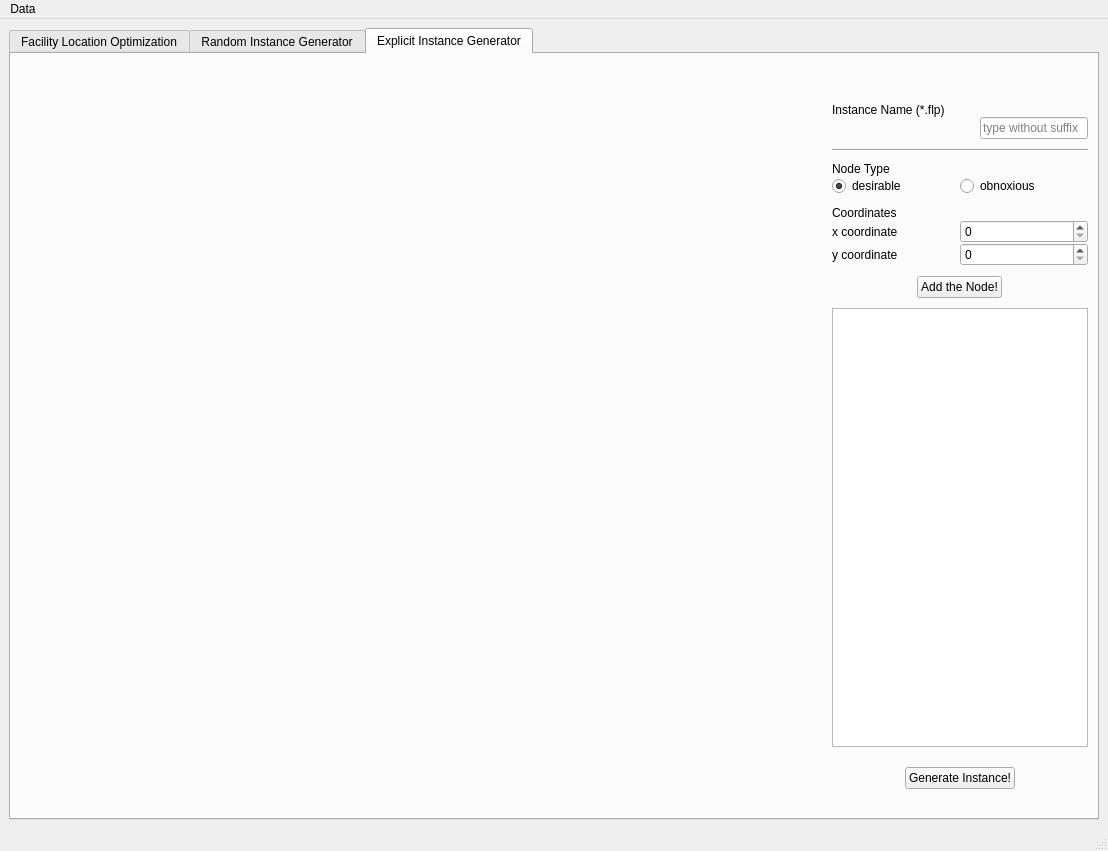
<?xml version="1.0" encoding="UTF-8"?>
<ui version="4.0">
 <class>MainWindow</class>
 <widget class="QMainWindow" name="MainWindow">
  <property name="geometry">
   <rect>
    <x>0</x>
    <y>0</y>
    <width>1108</width>
    <height>851</height>
   </rect>
  </property>
  <property name="baseSize">
   <size>
    <width>0</width>
    <height>0</height>
   </size>
  </property>
  <property name="windowTitle">
   <string>Facility Location Optimization</string>
  </property>
  <widget class="QWidget" name="centralwidget">
   <layout class="QVBoxLayout" name="verticalLayout_2">
    <item>
     <widget class="QTabWidget" name="tabWidget">
      <property name="enabled">
       <bool>true</bool>
      </property>
      <property name="sizePolicy">
       <sizepolicy hsizetype="Preferred" vsizetype="Preferred">
        <horstretch>0</horstretch>
        <verstretch>0</verstretch>
       </sizepolicy>
      </property>
      <property name="minimumSize">
       <size>
        <width>200</width>
        <height>200</height>
       </size>
      </property>
      <property name="maximumSize">
       <size>
        <width>16777215</width>
        <height>16777215</height>
       </size>
      </property>
      <property name="locale">
       <locale language="English" country="UnitedKingdom"/>
      </property>
      <property name="currentIndex">
       <number>2</number>
      </property>
      <widget class="QWidget" name="fl_opti_tab">
       <attribute name="title">
        <string>Facility Location Optimization</string>
       </attribute>
       <layout class="QHBoxLayout" name="horizontalLayout_3">
        <item>
         <layout class="QHBoxLayout" name="horizontalLayout_2" stretch="0,0">
          <item>
           <widget class="QLabel" name="png_label">
            <property name="sizePolicy">
             <sizepolicy hsizetype="Expanding" vsizetype="Expanding">
              <horstretch>0</horstretch>
              <verstretch>0</verstretch>
             </sizepolicy>
            </property>
            <property name="text">
             <string/>
            </property>
           </widget>
          </item>
          <item>
           <layout class="QVBoxLayout" name="verticalLayout_4">
            <property name="sizeConstraint">
             <enum>QLayout::SetFixedSize</enum>
            </property>
            <item>
             <layout class="QVBoxLayout" name="verticalLayout_3">
              <property name="spacing">
               <number>0</number>
              </property>
              <property name="sizeConstraint">
               <enum>QLayout::SetNoConstraint</enum>
              </property>
              <property name="rightMargin">
               <number>0</number>
              </property>
              <item>
               <widget class="QLabel" name="label_5">
                <property name="text">
                 <string>Instance</string>
                </property>
               </widget>
              </item>
              <item alignment="Qt::AlignRight">
               <widget class="QComboBox" name="inst_comboBox">
                <property name="sizePolicy">
                 <sizepolicy hsizetype="Fixed" vsizetype="Fixed">
                  <horstretch>0</horstretch>
                  <verstretch>0</verstretch>
                 </sizepolicy>
                </property>
               </widget>
              </item>
              <item>
               <spacer name="verticalSpacer_7">
                <property name="orientation">
                 <enum>Qt::Vertical</enum>
                </property>
                <property name="sizeType">
                 <enum>QSizePolicy::Fixed</enum>
                </property>
                <property name="sizeHint" stdset="0">
                 <size>
                  <width>20</width>
                  <height>20</height>
                 </size>
                </property>
               </spacer>
              </item>
              <item alignment="Qt::AlignHCenter">
               <widget class="QPushButton" name="show_pb">
                <property name="minimumSize">
                 <size>
                  <width>0</width>
                  <height>0</height>
                 </size>
                </property>
                <property name="text">
                 <string>Show!</string>
                </property>
               </widget>
              </item>
              <item>
               <spacer name="verticalSpacer_2">
                <property name="orientation">
                 <enum>Qt::Vertical</enum>
                </property>
                <property name="sizeType">
                 <enum>QSizePolicy::Fixed</enum>
                </property>
                <property name="sizeHint" stdset="0">
                 <size>
                  <width>10</width>
                  <height>40</height>
                 </size>
                </property>
               </spacer>
              </item>
              <item>
               <widget class="Line" name="line">
                <property name="orientation">
                 <enum>Qt::Horizontal</enum>
                </property>
               </widget>
              </item>
              <item>
               <spacer name="verticalSpacer_3">
                <property name="orientation">
                 <enum>Qt::Vertical</enum>
                </property>
                <property name="sizeType">
                 <enum>QSizePolicy::Fixed</enum>
                </property>
                <property name="sizeHint" stdset="0">
                 <size>
                  <width>10</width>
                  <height>40</height>
                 </size>
                </property>
               </spacer>
              </item>
              <item>
               <widget class="QLabel" name="label_4">
                <property name="text">
                 <string>Desirable Goal</string>
                </property>
               </widget>
              </item>
              <item alignment="Qt::AlignRight">
               <widget class="QComboBox" name="desir_goal_comboBox">
                <property name="sizePolicy">
                 <sizepolicy hsizetype="Maximum" vsizetype="Fixed">
                  <horstretch>0</horstretch>
                  <verstretch>0</verstretch>
                 </sizepolicy>
                </property>
               </widget>
              </item>
              <item>
               <widget class="QLabel" name="label_2">
                <property name="text">
                 <string>Obnoxious Goal</string>
                </property>
               </widget>
              </item>
              <item alignment="Qt::AlignRight">
               <widget class="QComboBox" name="obnox_goal_comboBox">
                <property name="sizePolicy">
                 <sizepolicy hsizetype="Fixed" vsizetype="Fixed">
                  <horstretch>0</horstretch>
                  <verstretch>0</verstretch>
                 </sizepolicy>
                </property>
               </widget>
              </item>
              <item>
               <widget class="QLabel" name="label">
                <property name="text">
                 <string>Facility Number</string>
                </property>
               </widget>
              </item>
              <item alignment="Qt::AlignRight">
               <widget class="QSpinBox" name="facility_number_spinBox">
                <property name="sizePolicy">
                 <sizepolicy hsizetype="Fixed" vsizetype="Fixed">
                  <horstretch>0</horstretch>
                  <verstretch>0</verstretch>
                 </sizepolicy>
                </property>
                <property name="minimum">
                 <number>1</number>
                </property>
               </widget>
              </item>
              <item>
               <widget class="QLabel" name="label_12">
                <property name="text">
                 <string>Approximation Level</string>
                </property>
               </widget>
              </item>
              <item alignment="Qt::AlignRight">
               <widget class="QSpinBox" name="approximation_number_spinBox"/>
              </item>
              <item>
               <widget class="QLabel" name="label_3">
                <property name="text">
                 <string>Options</string>
                </property>
               </widget>
              </item>
              <item alignment="Qt::AlignRight">
               <widget class="QComboBox" name="options_comboBox">
                <property name="sizePolicy">
                 <sizepolicy hsizetype="Fixed" vsizetype="Fixed">
                  <horstretch>0</horstretch>
                  <verstretch>0</verstretch>
                 </sizepolicy>
                </property>
               </widget>
              </item>
              <item>
               <spacer name="verticalSpacer_8">
                <property name="orientation">
                 <enum>Qt::Vertical</enum>
                </property>
                <property name="sizeType">
                 <enum>QSizePolicy::Fixed</enum>
                </property>
                <property name="sizeHint" stdset="0">
                 <size>
                  <width>20</width>
                  <height>20</height>
                 </size>
                </property>
               </spacer>
              </item>
              <item alignment="Qt::AlignHCenter">
               <widget class="QPushButton" name="solve_pb">
                <property name="sizePolicy">
                 <sizepolicy hsizetype="Fixed" vsizetype="Fixed">
                  <horstretch>0</horstretch>
                  <verstretch>0</verstretch>
                 </sizepolicy>
                </property>
                <property name="text">
                 <string>Solve!</string>
                </property>
               </widget>
              </item>
              <item>
               <spacer name="verticalSpacer">
                <property name="orientation">
                 <enum>Qt::Vertical</enum>
                </property>
                <property name="sizeHint" stdset="0">
                 <size>
                  <width>20</width>
                  <height>40</height>
                 </size>
                </property>
               </spacer>
              </item>
             </layout>
            </item>
           </layout>
          </item>
         </layout>
        </item>
       </layout>
      </widget>
      <widget class="QWidget" name="inst_gen_tab">
       <attribute name="title">
        <string>Random Instance Generator</string>
       </attribute>
       <layout class="QHBoxLayout" name="horizontalLayout_5">
        <item>
         <layout class="QHBoxLayout" name="horizontalLayout_4" stretch="0,0">
          <item>
           <widget class="QLabel" name="gen_png_label">
            <property name="sizePolicy">
             <sizepolicy hsizetype="Expanding" vsizetype="Expanding">
              <horstretch>0</horstretch>
              <verstretch>0</verstretch>
             </sizepolicy>
            </property>
            <property name="text">
             <string/>
            </property>
           </widget>
          </item>
          <item>
           <layout class="QVBoxLayout" name="verticalLayout_5">
            <property name="sizeConstraint">
             <enum>QLayout::SetFixedSize</enum>
            </property>
            <item>
             <layout class="QVBoxLayout" name="verticalLayout_6">
              <property name="spacing">
               <number>0</number>
              </property>
              <property name="sizeConstraint">
               <enum>QLayout::SetNoConstraint</enum>
              </property>
              <property name="rightMargin">
               <number>0</number>
              </property>
              <item>
               <widget class="QLabel" name="label_6">
                <property name="text">
                 <string>Instance Name (*.flp)</string>
                </property>
               </widget>
              </item>
              <item>
               <widget class="QLineEdit" name="inst_name_lineEdit">
                <property name="sizePolicy">
                 <sizepolicy hsizetype="Fixed" vsizetype="Fixed">
                  <horstretch>0</horstretch>
                  <verstretch>0</verstretch>
                 </sizepolicy>
                </property>
                <property name="placeholderText">
                 <string>type without suffix</string>
                </property>
               </widget>
              </item>
              <item>
               <widget class="QLabel" name="label_7">
                <property name="text">
                 <string>Desirable Number</string>
                </property>
               </widget>
              </item>
              <item alignment="Qt::AlignRight">
               <widget class="QSpinBox" name="desir_number_spinBox"/>
              </item>
              <item>
               <widget class="QLabel" name="label_8">
                <property name="text">
                 <string>Obnoxious Number</string>
                </property>
               </widget>
              </item>
              <item alignment="Qt::AlignRight">
               <widget class="QSpinBox" name="obnox_number_spinBox"/>
              </item>
              <item>
               <widget class="QLabel" name="label_13">
                <property name="text">
                 <string>Max x</string>
                </property>
               </widget>
              </item>
              <item alignment="Qt::AlignRight">
               <widget class="QSpinBox" name="max_x_spinBox">
                <property name="minimum">
                 <number>100</number>
                </property>
                <property name="maximum">
                 <number>10000</number>
                </property>
                <property name="singleStep">
                 <number>10</number>
                </property>
                <property name="value">
                 <number>1000</number>
                </property>
               </widget>
              </item>
              <item>
               <widget class="QLabel" name="label_14">
                <property name="text">
                 <string>Max y</string>
                </property>
               </widget>
              </item>
              <item alignment="Qt::AlignRight">
               <widget class="QSpinBox" name="max_y_spinBox">
                <property name="minimum">
                 <number>100</number>
                </property>
                <property name="maximum">
                 <number>10000</number>
                </property>
                <property name="singleStep">
                 <number>10</number>
                </property>
                <property name="value">
                 <number>1000</number>
                </property>
               </widget>
              </item>
              <item>
               <widget class="QLabel" name="label_10">
                <property name="text">
                 <string>Options</string>
                </property>
               </widget>
              </item>
              <item alignment="Qt::AlignRight">
               <widget class="QComboBox" name="options_comboBox_2">
                <property name="sizePolicy">
                 <sizepolicy hsizetype="Fixed" vsizetype="Fixed">
                  <horstretch>0</horstretch>
                  <verstretch>0</verstretch>
                 </sizepolicy>
                </property>
               </widget>
              </item>
              <item>
               <spacer name="verticalSpacer_4">
                <property name="orientation">
                 <enum>Qt::Vertical</enum>
                </property>
                <property name="sizeType">
                 <enum>QSizePolicy::Fixed</enum>
                </property>
                <property name="sizeHint" stdset="0">
                 <size>
                  <width>20</width>
                  <height>40</height>
                 </size>
                </property>
               </spacer>
              </item>
              <item alignment="Qt::AlignHCenter">
               <widget class="QPushButton" name="generate_pb">
                <property name="sizePolicy">
                 <sizepolicy hsizetype="Fixed" vsizetype="Fixed">
                  <horstretch>0</horstretch>
                  <verstretch>0</verstretch>
                 </sizepolicy>
                </property>
                <property name="text">
                 <string>Generate!</string>
                </property>
               </widget>
              </item>
              <item>
               <spacer name="verticalSpacer_6">
                <property name="orientation">
                 <enum>Qt::Vertical</enum>
                </property>
                <property name="sizeHint" stdset="0">
                 <size>
                  <width>20</width>
                  <height>40</height>
                 </size>
                </property>
               </spacer>
              </item>
             </layout>
            </item>
           </layout>
          </item>
         </layout>
        </item>
       </layout>
      </widget>
      <widget class="QWidget" name="draw_instance_tab">
       <attribute name="title">
        <string>Explicit Instance Generator</string>
       </attribute>
       <layout class="QHBoxLayout" name="horizontalLayout">
        <item>
         <layout class="QHBoxLayout" name="horizontalLayout_6" stretch="0,0">
          <item>
           <widget class="QLabel" name="expl_gen_label">
            <property name="sizePolicy">
             <sizepolicy hsizetype="Expanding" vsizetype="Expanding">
              <horstretch>0</horstretch>
              <verstretch>0</verstretch>
             </sizepolicy>
            </property>
            <property name="text">
             <string/>
            </property>
           </widget>
          </item>
          <item>
           <layout class="QVBoxLayout" name="verticalLayout_7">
            <property name="sizeConstraint">
             <enum>QLayout::SetFixedSize</enum>
            </property>
            <item>
             <layout class="QVBoxLayout" name="verticalLayout_8">
              <property name="spacing">
               <number>0</number>
              </property>
              <property name="sizeConstraint">
               <enum>QLayout::SetNoConstraint</enum>
              </property>
              <property name="rightMargin">
               <number>0</number>
              </property>
              <item>
               <spacer name="verticalSpacer_11">
                <property name="orientation">
                 <enum>Qt::Vertical</enum>
                </property>
                <property name="sizeType">
                 <enum>QSizePolicy::Fixed</enum>
                </property>
                <property name="sizeHint" stdset="0">
                 <size>
                  <width>20</width>
                  <height>40</height>
                 </size>
                </property>
               </spacer>
              </item>
              <item>
               <widget class="QLabel" name="label_9">
                <property name="text">
                 <string>Instance Name (*.flp)</string>
                </property>
               </widget>
              </item>
              <item alignment="Qt::AlignRight">
               <widget class="QLineEdit" name="expl_inst_name_lineEdit">
                <property name="text">
                 <string/>
                </property>
                <property name="placeholderText">
                 <string>type without suffix</string>
                </property>
               </widget>
              </item>
              <item>
               <spacer name="verticalSpacer_13">
                <property name="orientation">
                 <enum>Qt::Vertical</enum>
                </property>
                <property name="sizeType">
                 <enum>QSizePolicy::Fixed</enum>
                </property>
                <property name="sizeHint" stdset="0">
                 <size>
                  <width>20</width>
                  <height>10</height>
                 </size>
                </property>
               </spacer>
              </item>
              <item>
               <widget class="Line" name="line_2">
                <property name="orientation">
                 <enum>Qt::Horizontal</enum>
                </property>
               </widget>
              </item>
              <item>
               <spacer name="verticalSpacer_14">
                <property name="orientation">
                 <enum>Qt::Vertical</enum>
                </property>
                <property name="sizeType">
                 <enum>QSizePolicy::Fixed</enum>
                </property>
                <property name="sizeHint" stdset="0">
                 <size>
                  <width>20</width>
                  <height>10</height>
                 </size>
                </property>
               </spacer>
              </item>
              <item>
               <widget class="QLabel" name="label_15">
                <property name="text">
                 <string>Node Type</string>
                </property>
               </widget>
              </item>
              <item>
               <layout class="QHBoxLayout" name="horizontalLayout_8">
                <item>
                 <widget class="QRadioButton" name="desir_radioButton">
                  <property name="text">
                   <string>desirable</string>
                  </property>
                  <property name="checked">
                   <bool>true</bool>
                  </property>
                 </widget>
                </item>
                <item>
                 <widget class="QRadioButton" name="obnox_radioButton">
                  <property name="text">
                   <string>obnoxious</string>
                  </property>
                 </widget>
                </item>
               </layout>
              </item>
              <item>
               <spacer name="verticalSpacer_9">
                <property name="orientation">
                 <enum>Qt::Vertical</enum>
                </property>
                <property name="sizeType">
                 <enum>QSizePolicy::Fixed</enum>
                </property>
                <property name="sizeHint" stdset="0">
                 <size>
                  <width>20</width>
                  <height>10</height>
                 </size>
                </property>
               </spacer>
              </item>
              <item>
               <widget class="QLabel" name="label_16">
                <property name="text">
                 <string>Coordinates</string>
                </property>
               </widget>
              </item>
              <item>
               <layout class="QHBoxLayout" name="horizontalLayout_10">
                <item>
                 <widget class="QLabel" name="label_17">
                  <property name="text">
                   <string>x coordinate</string>
                  </property>
                 </widget>
                </item>
                <item>
                 <widget class="QSpinBox" name="x_coord_spinBox"/>
                </item>
               </layout>
              </item>
              <item>
               <layout class="QHBoxLayout" name="horizontalLayout_11">
                <item>
                 <widget class="QLabel" name="label_18">
                  <property name="text">
                   <string>y coordinate</string>
                  </property>
                 </widget>
                </item>
                <item>
                 <widget class="QSpinBox" name="y_coord_spinBox"/>
                </item>
               </layout>
              </item>
              <item>
               <spacer name="verticalSpacer_10">
                <property name="orientation">
                 <enum>Qt::Vertical</enum>
                </property>
                <property name="sizeType">
                 <enum>QSizePolicy::Fixed</enum>
                </property>
                <property name="sizeHint" stdset="0">
                 <size>
                  <width>20</width>
                  <height>10</height>
                 </size>
                </property>
               </spacer>
              </item>
              <item alignment="Qt::AlignHCenter">
               <widget class="QPushButton" name="add_node_pb">
                <property name="text">
                 <string>Add the Node!</string>
                </property>
               </widget>
              </item>
              <item>
               <spacer name="verticalSpacer_15">
                <property name="orientation">
                 <enum>Qt::Vertical</enum>
                </property>
                <property name="sizeType">
                 <enum>QSizePolicy::Fixed</enum>
                </property>
                <property name="sizeHint" stdset="0">
                 <size>
                  <width>20</width>
                  <height>10</height>
                 </size>
                </property>
               </spacer>
              </item>
              <item alignment="Qt::AlignRight">
               <widget class="QPlainTextEdit" name="plainTextEdit">
                <property name="readOnly">
                 <bool>true</bool>
                </property>
               </widget>
              </item>
              <item>
               <spacer name="verticalSpacer_5">
                <property name="orientation">
                 <enum>Qt::Vertical</enum>
                </property>
                <property name="sizeType">
                 <enum>QSizePolicy::Fixed</enum>
                </property>
                <property name="sizeHint" stdset="0">
                 <size>
                  <width>20</width>
                  <height>20</height>
                 </size>
                </property>
               </spacer>
              </item>
              <item alignment="Qt::AlignHCenter">
               <widget class="QPushButton" name="generate_expl_pb">
                <property name="text">
                 <string>Generate Instance!</string>
                </property>
               </widget>
              </item>
              <item>
               <spacer name="verticalSpacer_12">
                <property name="orientation">
                 <enum>Qt::Vertical</enum>
                </property>
                <property name="sizeType">
                 <enum>QSizePolicy::Fixed</enum>
                </property>
                <property name="sizeHint" stdset="0">
                 <size>
                  <width>20</width>
                  <height>20</height>
                 </size>
                </property>
               </spacer>
              </item>
             </layout>
            </item>
           </layout>
          </item>
         </layout>
        </item>
       </layout>
      </widget>
     </widget>
    </item>
   </layout>
  </widget>
  <widget class="QMenuBar" name="menubar">
   <property name="geometry">
    <rect>
     <x>0</x>
     <y>0</y>
     <width>1108</width>
     <height>26</height>
    </rect>
   </property>
   <widget class="QMenu" name="menuData">
    <property name="title">
     <string>Data</string>
    </property>
   </widget>
   <addaction name="menuData"/>
  </widget>
  <widget class="QStatusBar" name="statusbar"/>
 </widget>
 <resources/>
 <connections/>
</ui>
